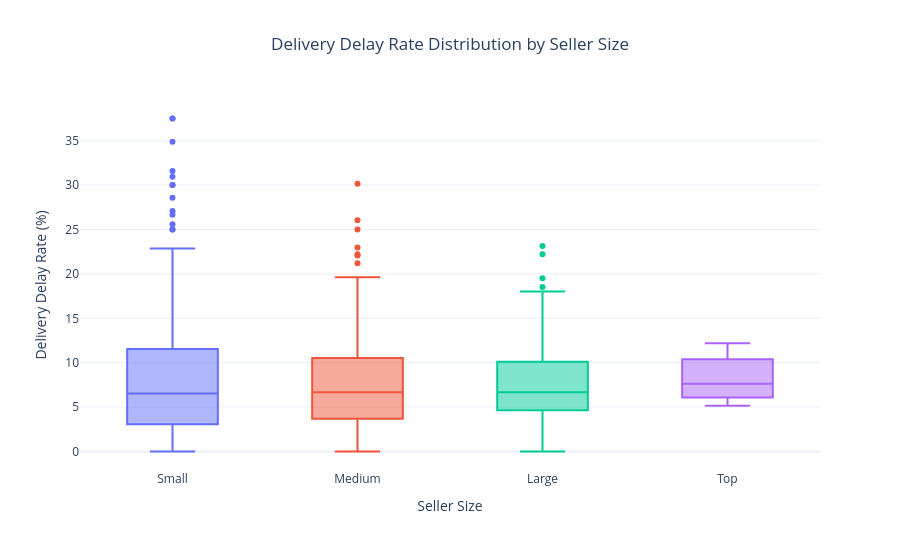

Notebook source saved alongside this figure:
### Code cell
#针对已送达订单>=20的卖家，绘制不同规模卖家的延迟率分布

fig = px.box(
    plot_data,
    x='seller_size',
    y='delayed_rate',
    color='seller_size',
    points='outliers',
    category_orders={
        'seller_size': ['Small', 'Medium', 'Large', 'Top']
    },
    title='Delivery Delay Rate Distribution by Seller Size',
    labels={
        'seller_size': 'Seller Size',
        'delayed_rate': 'Delivery Delay Rate (%)'
    }
)

fig.update_layout(
    template='plotly_white',
    title_x=0.5,
    height=550,
    showlegend=False
)

fig.show()

### Figure 1 — Plotly figure (JSON) as saved in the notebook; plotly's stock layout.template omitted (floating-point values rounded to 4 significant figures; data arrays with more than 128 entries replaced by an {"elided": "..."} marker saying what was removed)
{"data": [{"alignmentgroup": "True", "boxpoints": "outliers", "hovertemplate": "Seller Size=%{x}<br>Delivery Delay Rate (%)=%{y}<extra></extra>", "legendgroup": "Small", "marker": {"color": "#636efa"}, "name": "Small", "notched": false, "offsetgroup": "Small", "orientation": "v", "showlegend": true, "x": {"elided": "391 str values"}, "x0": " ", "xaxis": "x", "y": {"elided": "391 float values"}, "y0": " ", "yaxis": "y", "type": "box"}, {"alignmentgroup": "True", "boxpoints": "outliers", "hovertemplate": "Seller Size=%{x}<br>Delivery Delay Rate (%)=%{y}<extra></extra>", "legendgroup": "Medium", "marker": {"color": "#EF553B"}, "name": "Medium", "notched": false, "offsetgroup": "Medium", "orientation": "v", "showlegend": true, "x": {"elided": "205 str values"}, "x0": " ", "xaxis": "x", "y": {"elided": "205 float values"}, "y0": " ", "yaxis": "y", "type": "box"}, {"alignmentgroup": "True", "boxpoints": "outliers", "hovertemplate": "Seller Size=%{x}<br>Delivery Delay Rate (%)=%{y}<extra></extra>", "legendgroup": "Large", "marker": {"color": "#00cc96"}, "name": "Large", "notched": false, "offsetgroup": "Large", "orientation": "v", "showlegend": true, "x": {"elided": "183 str values"}, "x0": " ", "xaxis": "x", "y": {"elided": "183 float values"}, "y0": " ", "yaxis": "y", "type": "box"}, {"alignmentgroup": "True", "boxpoints": "outliers", "hovertemplate": "Seller Size=%{x}<br>Delivery Delay Rate (%)=%{y}<extra></extra>", "legendgroup": "Top", "marker": {"color": "#ab63fa"}, "name": "Top", "notched": false, "offsetgroup": "Top", "orientation": "v", "showlegend": true, "x": ["Top", "Top", "Top", "Top", "Top", "Top", "Top", "Top", "Top", "Top", "Top", "Top", "Top", "Top", "Top", "Top", "Top", "Top", "Top", "Top", "Top", "Top", "Top", "Top", "Top"], "x0": " ", "xaxis": "x", "y": [11.57, 11.0, 10.21, 10.07, 7.63, 5.94, 10.11, 7.77, 6.56, 6.43, 9.97, 12.19, 10.58, 6.12, 5.7, 5.92, 5.87, 5.16, 7.29, 6.3, 10.36, 10.42, 5.84, 10.43, 6.26], "y0": " ", "yaxis": "y", "type": "box"}], "layout": {"xaxis": {"anchor": "y", "domain": [0.0, 1.0], "title": {"text": "Seller Size"}, "categoryorder": "array", "categoryarray": ["Small", "Medium", "Large", "Top"]}, "yaxis": {"anchor": "x", "domain": [0.0, 1.0], "title": {"text": "Delivery Delay Rate (%)"}}, "legend": {"title": {"text": "Seller Size"}, "tracegroupgap": 0}, "title": {"text": "Delivery Delay Rate Distribution by Seller Size", "x": 0.5}, "boxmode": "overlay", "height": 550, "showlegend": false}}
